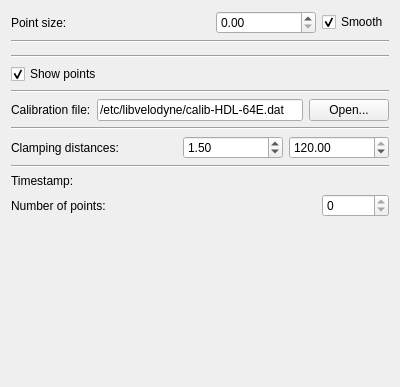
<?xml version="1.0" encoding="UTF-8"?>
<ui version="4.0">
 <class>SensorLiveControl</class>
 <widget class="QWidget" name="SensorLiveControl">
  <property name="geometry">
   <rect>
    <x>0</x>
    <y>0</y>
    <width>400</width>
    <height>387</height>
   </rect>
  </property>
  <property name="windowTitle">
   <string>Form</string>
  </property>
  <layout class="QVBoxLayout" name="verticalLayout">
   <item>
    <layout class="QHBoxLayout" name="pointSizeLayout">
     <item>
      <widget class="QLabel" name="pointSizeTextLabel">
       <property name="text">
        <string>Point size:</string>
       </property>
      </widget>
     </item>
     <item>
      <spacer name="horizontalSpacer_2">
       <property name="orientation">
        <enum>Qt::Horizontal</enum>
       </property>
       <property name="sizeHint" stdset="0">
        <size>
         <width>40</width>
         <height>20</height>
        </size>
       </property>
      </spacer>
     </item>
     <item>
      <widget class="QDoubleSpinBox" name="pointSizeSpinBox">
       <property name="minimumSize">
        <size>
         <width>100</width>
         <height>0</height>
        </size>
       </property>
       <property name="frame">
        <bool>true</bool>
       </property>
       <property name="decimals">
        <number>2</number>
       </property>
       <property name="maximum">
        <double>100.000000000000000</double>
       </property>
      </widget>
     </item>
     <item>
      <widget class="QCheckBox" name="smoothPointsCheckBox">
       <property name="text">
        <string>Smooth</string>
       </property>
       <property name="checked">
        <bool>true</bool>
       </property>
      </widget>
     </item>
    </layout>
   </item>
   <item>
    <widget class="Line" name="line_4">
     <property name="orientation">
      <enum>Qt::Horizontal</enum>
     </property>
    </widget>
   </item>
   <item>
    <widget class="ColorChooser" name="colorChooser" native="true"/>
   </item>
   <item>
    <widget class="Line" name="line_3">
     <property name="orientation">
      <enum>Qt::Horizontal</enum>
     </property>
    </widget>
   </item>
   <item>
    <layout class="QGridLayout" name="showLayout">
     <item row="0" column="0">
      <widget class="QCheckBox" name="showPointsCheckBox">
       <property name="text">
        <string>Show points</string>
       </property>
       <property name="checked">
        <bool>true</bool>
       </property>
      </widget>
     </item>
    </layout>
   </item>
   <item>
    <widget class="Line" name="line_2">
     <property name="orientation">
      <enum>Qt::Horizontal</enum>
     </property>
    </widget>
   </item>
   <item>
    <layout class="QGridLayout" name="browseLayout">
     <item row="0" column="1">
      <widget class="QLineEdit" name="calibrationEdit">
       <property name="text">
        <string>/etc/libvelodyne/calib-HDL-64E.dat</string>
       </property>
      </widget>
     </item>
     <item row="0" column="0">
      <widget class="QLabel" name="calibrationTextLabel">
       <property name="text">
        <string>Calibration file:</string>
       </property>
      </widget>
     </item>
     <item row="0" column="2">
      <widget class="QPushButton" name="calibrationBrowseButton">
       <property name="text">
        <string>Open...</string>
       </property>
      </widget>
     </item>
    </layout>
   </item>
   <item>
    <widget class="Line" name="line">
     <property name="orientation">
      <enum>Qt::Horizontal</enum>
     </property>
    </widget>
   </item>
   <item>
    <layout class="QGridLayout" name="clampingLayout">
     <item row="0" column="0">
      <widget class="QLabel" name="clampingTextLabel">
       <property name="text">
        <string>Clamping distances:</string>
       </property>
      </widget>
     </item>
     <item row="0" column="2">
      <widget class="QDoubleSpinBox" name="minDistanceSpinBox">
       <property name="minimumSize">
        <size>
         <width>100</width>
         <height>0</height>
        </size>
       </property>
       <property name="maximum">
        <double>120.000000000000000</double>
       </property>
       <property name="singleStep">
        <double>0.010000000000000</double>
       </property>
       <property name="value">
        <double>1.500000000000000</double>
       </property>
      </widget>
     </item>
     <item row="0" column="1">
      <spacer name="horizontalSpacer">
       <property name="orientation">
        <enum>Qt::Horizontal</enum>
       </property>
       <property name="sizeHint" stdset="0">
        <size>
         <width>40</width>
         <height>20</height>
        </size>
       </property>
      </spacer>
     </item>
     <item row="0" column="3">
      <widget class="QDoubleSpinBox" name="maxDistanceSpinBox">
       <property name="minimumSize">
        <size>
         <width>100</width>
         <height>0</height>
        </size>
       </property>
       <property name="maximum">
        <double>120.000000000000000</double>
       </property>
       <property name="singleStep">
        <double>0.010000000000000</double>
       </property>
       <property name="value">
        <double>120.000000000000000</double>
       </property>
      </widget>
     </item>
    </layout>
   </item>
   <item>
    <widget class="Line" name="line_6">
     <property name="orientation">
      <enum>Qt::Horizontal</enum>
     </property>
    </widget>
   </item>
   <item>
    <layout class="QGridLayout" name="logInfoLayout">
     <item row="1" column="0">
      <widget class="QLabel" name="numPointsTextLabel">
       <property name="text">
        <string>Number of points:</string>
       </property>
      </widget>
     </item>
     <item row="0" column="1">
      <widget class="QLabel" name="timestampLabel">
       <property name="sizePolicy">
        <sizepolicy hsizetype="MinimumExpanding" vsizetype="Preferred">
         <horstretch>0</horstretch>
         <verstretch>0</verstretch>
        </sizepolicy>
       </property>
       <property name="minimumSize">
        <size>
         <width>200</width>
         <height>0</height>
        </size>
       </property>
       <property name="text">
        <string/>
       </property>
       <property name="alignment">
        <set>Qt::AlignRight|Qt::AlignTrailing|Qt::AlignVCenter</set>
       </property>
       <property name="margin">
        <number>5</number>
       </property>
      </widget>
     </item>
     <item row="0" column="0">
      <widget class="QLabel" name="timestampTextLabel">
       <property name="text">
        <string>Timestamp:</string>
       </property>
      </widget>
     </item>
     <item row="1" column="1">
      <layout class="QHBoxLayout" name="numPointsLayout">
       <item>
        <spacer name="horizontalSpacer_3">
         <property name="orientation">
          <enum>Qt::Horizontal</enum>
         </property>
         <property name="sizeHint" stdset="0">
          <size>
           <width>40</width>
           <height>20</height>
          </size>
         </property>
        </spacer>
       </item>
       <item>
        <widget class="QSpinBox" name="numPointsSpinBox">
         <property name="readOnly">
          <bool>true</bool>
         </property>
         <property name="maximum">
          <number>99999999</number>
         </property>
        </widget>
       </item>
      </layout>
     </item>
    </layout>
   </item>
   <item>
    <spacer name="verticalSpacer">
     <property name="orientation">
      <enum>Qt::Vertical</enum>
     </property>
     <property name="sizeHint" stdset="0">
      <size>
       <width>20</width>
       <height>40</height>
      </size>
     </property>
    </spacer>
   </item>
  </layout>
  <action name="testAction">
   <property name="text">
    <string>Test</string>
   </property>
  </action>
 </widget>
 <customwidgets>
  <customwidget>
   <class>ColorChooser</class>
   <extends>QWidget</extends>
   <header>visualization/ColorChooser.h</header>
   <container>1</container>
  </customwidget>
 </customwidgets>
 <resources/>
 <connections>
  <connection>
   <sender>calibrationBrowseButton</sender>
   <signal>clicked()</signal>
   <receiver>SensorLiveControl</receiver>
   <slot>calibrationBrowseClicked()</slot>
   <hints>
    <hint type="sourcelabel">
     <x>356</x>
     <y>16</y>
    </hint>
    <hint type="destinationlabel">
     <x>199</x>
     <y>149</y>
    </hint>
   </hints>
  </connection>
  <connection>
   <sender>pointSizeSpinBox</sender>
   <signal>valueChanged(double)</signal>
   <receiver>SensorLiveControl</receiver>
   <slot>pointSizeChanged(double)</slot>
   <hints>
    <hint type="sourcelabel">
     <x>344</x>
     <y>17</y>
    </hint>
    <hint type="destinationlabel">
     <x>199</x>
     <y>149</y>
    </hint>
   </hints>
  </connection>
  <connection>
   <sender>smoothPointsCheckBox</sender>
   <signal>toggled(bool)</signal>
   <receiver>SensorLiveControl</receiver>
   <slot>smoothPointsToggled(bool)</slot>
   <hints>
    <hint type="sourcelabel">
     <x>199</x>
     <y>94</y>
    </hint>
    <hint type="destinationlabel">
     <x>199</x>
     <y>149</y>
    </hint>
   </hints>
  </connection>
  <connection>
   <sender>minDistanceSpinBox</sender>
   <signal>valueChanged(double)</signal>
   <receiver>SensorLiveControl</receiver>
   <slot>minDistanceChanged(double)</slot>
   <hints>
    <hint type="sourcelabel">
     <x>240</x>
     <y>224</y>
    </hint>
    <hint type="destinationlabel">
     <x>199</x>
     <y>149</y>
    </hint>
   </hints>
  </connection>
  <connection>
   <sender>maxDistanceSpinBox</sender>
   <signal>valueChanged(double)</signal>
   <receiver>SensorLiveControl</receiver>
   <slot>maxDistanceChanged(double)</slot>
   <hints>
    <hint type="sourcelabel">
     <x>344</x>
     <y>224</y>
    </hint>
    <hint type="destinationlabel">
     <x>199</x>
     <y>149</y>
    </hint>
   </hints>
  </connection>
  <connection>
   <sender>showPointsCheckBox</sender>
   <signal>toggled(bool)</signal>
   <receiver>SensorLiveControl</receiver>
   <slot>showPointsToggled(bool)</slot>
   <hints>
    <hint type="sourcelabel">
     <x>199</x>
     <y>75</y>
    </hint>
    <hint type="destinationlabel">
     <x>199</x>
     <y>193</y>
    </hint>
   </hints>
  </connection>
 </connections>
 <slots>
  <slot>calibrationBrowseClicked()</slot>
  <slot>pointSizeChanged(double)</slot>
  <slot>smoothPointsToggled(bool)</slot>
  <slot>minDistanceChanged(double)</slot>
  <slot>maxDistanceChanged(double)</slot>
  <slot>showPointsToggled(bool)</slot>
 </slots>
</ui>
